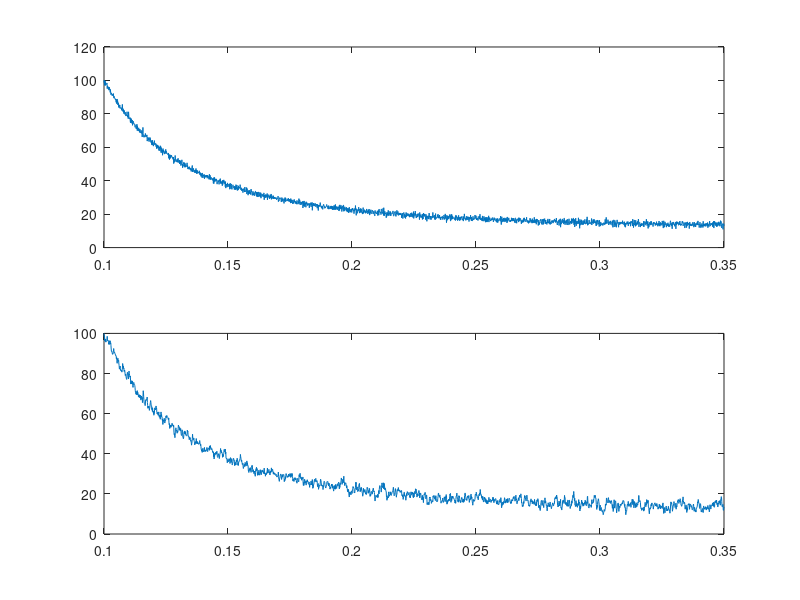
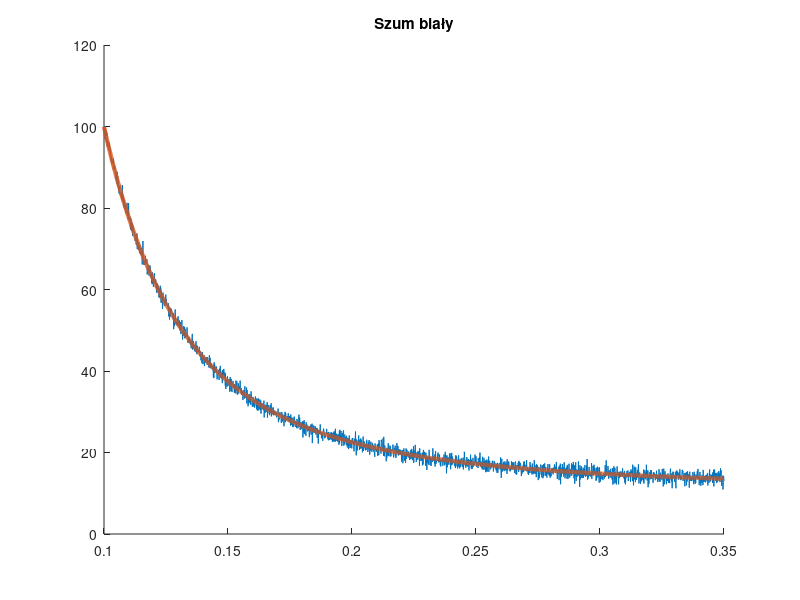
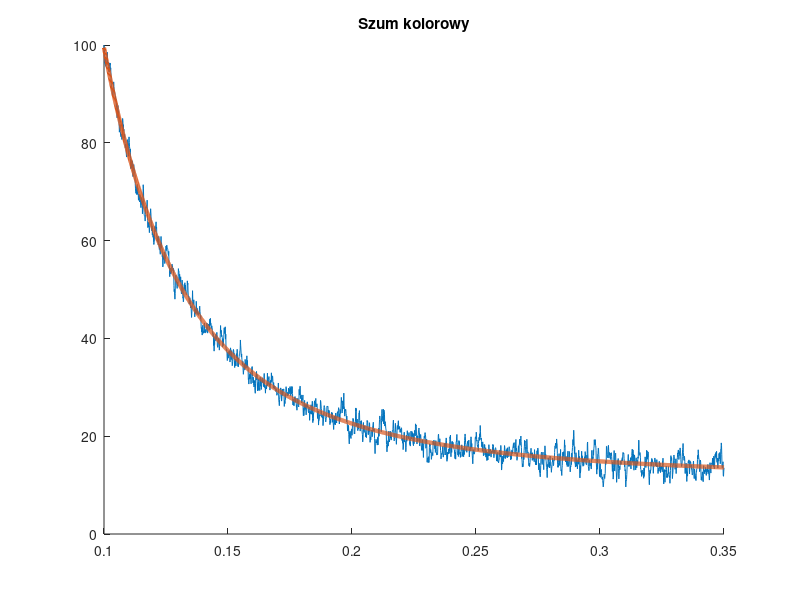

Write MATLAB code to recreate these figures, in order.
close all; clear; clc;

%% Wyświetlenie danych pomiarowych
load IdentWsadowaStat.mat

n = 1:length(DaneStatW);
uW = DaneStatW(n, 1);
yW = DaneStatW(n, 2);
uC = DaneStatC(n, 1);
yC = DaneStatC(n, 2);
N = length(uW);

figure
subplot(2, 1, 1)
plot(uW, yW)
subplot(2, 1, 2)
plot(uC, yC)

%% Wyznaczenie regresora - szum biały
phi = zeros(4, N);
phi(1, :) = ones(1, N);
phi(2, :) = 1 ./ uW;
phi(3, :) = 1 ./ (uW .^ 2);
phi(4, :) = 1 ./ (uW .^ 3);

Phi = phi';

pLS = pinv(Phi) * yW;
yLS = pLS(1) + pLS(2) ./ uW + pLS(3) ./ (uW .^ 2) + pLS(4) ./ (uW .^ 3);

figure;
hold on
plot(uW, yW)
plot(uW, yLS, 'LineWidth', 3)
title('Szum biały')

%% Wyznaczenie regresora - szum kolorowy
phi = zeros(4, N);
phi(1, :) = ones(1, N);
phi(2, :) = 1 ./ uC;
phi(3, :) = 1 ./ (uC .^ 2);
phi(4, :) = 1 ./ (uC .^ 3);

Phi = phi';

pCLS = pinv(Phi) * yC;
yCLS = pCLS(1) + pCLS(2) ./ uC + pCLS(3) ./ (uC .^ 2) + pCLS(4) ./ (uC .^ 3);

figure;
hold on
plot(uC, yC)
plot(uC, yCLS, 'LineWidth', 3)
title('Szum kolorowy')

%% Macierz kowariancji
sig2 = 1 / (N - 4) * sum(yW - Phi * pLS);
Cov = sig2 * inv(phi * Phi);

PU95_1_min = pLS(1) - 1.96 * sqrt(Cov(1, 1));
PU95_1_max = pLS(1) + 1.96 * sqrt(Cov(1, 1));

PU95_2_min = pLS(2) - 1.96 * sqrt(Cov(2, 2));
PU95_2_max = pLS(2) + 1.96 * sqrt(Cov(2, 2));

PU95_3_min = pLS(3) - 1.96 * sqrt(Cov(3, 3));
PU95_3_max = pLS(3) + 1.96 * sqrt(Cov(3, 3));

PU95_4_min = pLS(4) - 1.96 * sqrt(Cov(4, 4));
PU95_4_max = pLS(4) + 1.96 * sqrt(Cov(4, 4));
